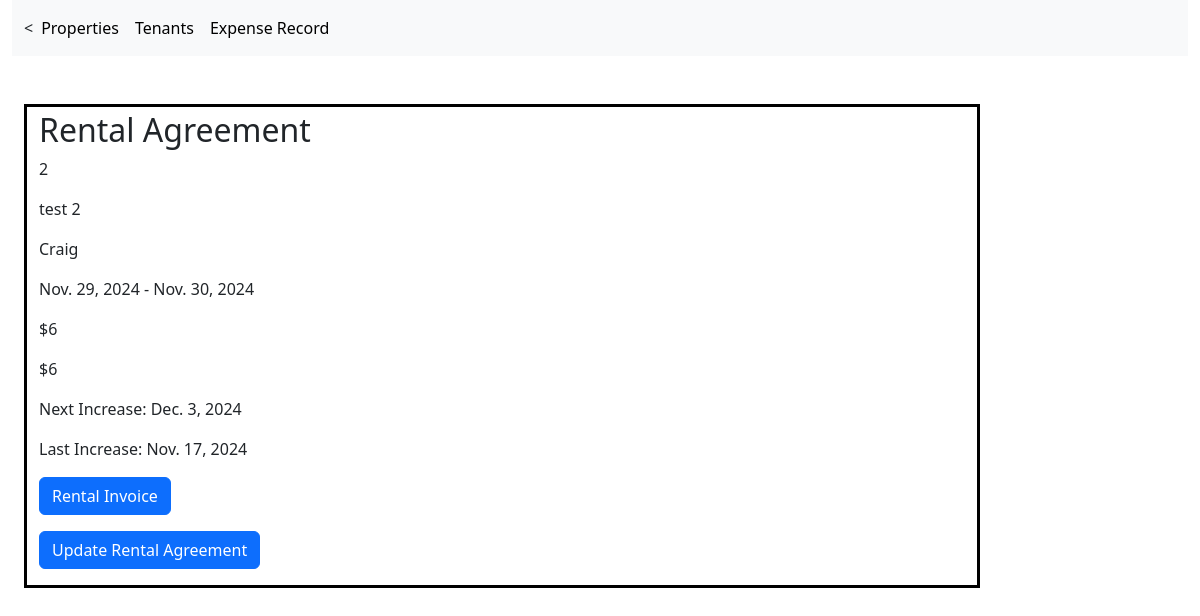
The page /properties/units/2/rental_agreement on the database its author committed.
### real_estate/models.py (models this page shows)
class RentalAgreement(models.Model):
    agreement_id = models.BigAutoField(primary_key=True)
    unit = models.ForeignKey('Unit',  on_delete=models.CASCADE)
    tenant = models.ForeignKey('Tenant',  on_delete=models.CASCADE)
    contract_num = models.TextField(null=True)
    contract_docs = models.TextField(blank=True, null=True)
    start_date = models.DateField()
    end_date = models.DateField()
    curr_rent = models.TextField()
    accepted = models.BooleanField()
    active = models.BooleanField()
    payment_sched = models.TextField(null=True)
    notes = models.TextField(null=True)
    next_increase = models.DateField(blank=True, null=True)
    last_increase = models.DateField(blank=True, null=True)
    class Meta:
        managed = True
        db_table = 'rental_agreement'

class Tenant(models.Model):
    tenant_id = models.BigAutoField(primary_key=True)
    name = models.TextField()
    phone = models.TextField()
    email = models.TextField()
    notes = models.TextField(null=True)
    class Meta:
        managed = True
        db_table = 'tenant'

### real_estate/views.py (the view)
# urls.py: path('properties/units/<int:pk>/rental_agreement', views.rentalAgreement, name = 'rental_agreement_list'),
def rentalAgreement(request, pk):
    rent = RentalAgreement.objects.all().filter(unit_id =pk, active = True)
    return render(request, 'rental_aggrement.html', {'rent':rent, 'pk':pk})

### real_estate/templates/rental_aggrement.html (shortened to what this page needs)
{% extends 'nav_bar.html' %}
{% block content%}
<div class="container-fluid">
{% if rent %}
{% for agree in rent %}
    <div class="container pt-1 my-5" style="border: 3px solid black;">
    <h2>Rental Agreement</h2>
    <p>{{agree.contract_num}}</p>
    <p>{{agree.contract_docs}}</p>
    <p>{{agree.tenant.name}}</p>
    <p>{{agree.start_date}} - {{agree.end_date}}</p>
    <p>{{agree.curr_rent}}</p>
    <p>{{agree.payment_sched}}</p>
    <p>Next Increase: {{agree.next_increase}}</p>
    <p>Last Increase: {{agree.last_increase}}</p>
    <p><a href = "{% url 'rental_invoice_list' agree.tenant.tenant_id %}" class = "btn btn-primary" >Rental Invoice</a> </p>
    <p><a href = "{% url 'rental_agreement_update' agree.agreement_id %}" class = "btn btn-primary" >Update Rental Agreement</a> </p>
    {% endfor%}
{% else %}
<p><a href = "{% url 'rental_agreement_form' pk %}" class = "btn btn-primary" >Add Rental Agreement</a> </p>
{% endif %}
{% endblock %}

### rows shown on the page
RentalAgreement: contract_num "2", contract_docs "test 2", tenant.name "Craig", start_date "Nov. 29, 2024", end_date "Nov. 30, 2024", curr_rent "$6", payment_sched "$6", next_increase "Dec. 3, 2024", last_increase "Nov. 17, 2024"
